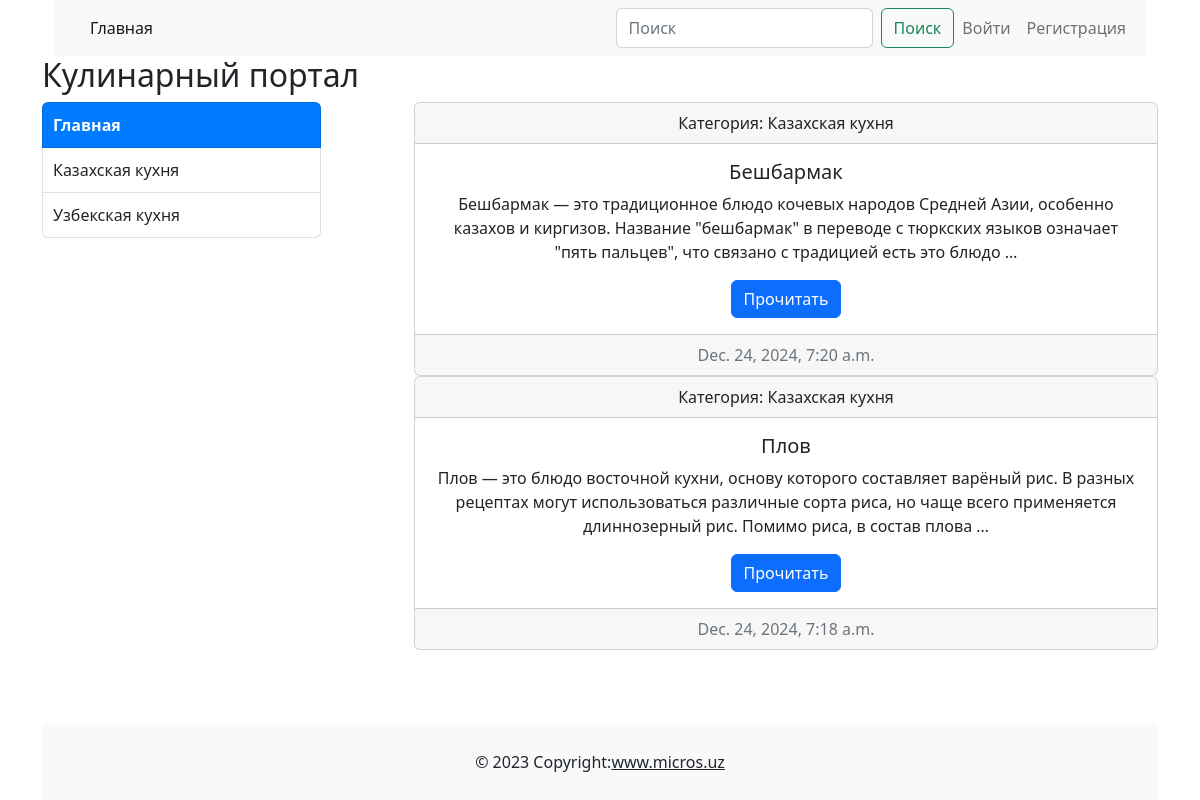
The page / on the database its author committed.
### main/models.py (models this page shows, shortened)
class Category(models.Model):
    name= models.CharField(max_length=100, unique=True)
    slug = models.SlugField(max_length=100, unique=True)
    def get_absolute_url(self):
        return reverse('main:category', kwargs={"category_slug": self.slug})

class Post(models.Model):
    title = models.CharField(max_length=255, unique=True)
    slug = models.SlugField(max_length=255, unique=True)
    photo = models.ImageField(upload_to='photo/%y/%m/%d', blank=True, null=True)
    author = models.ForeignKey(CustomUser, on_delete=models.CASCADE)
    category = models.ForeignKey('Category', on_delete=models.CASCADE, related_name='posts')
    content = models.TextField()
    created_at = models.DateTimeField(auto_now_add=True)
    updated_at = models.DateTimeField(auto_now=True)
    available = models.BooleanField(default=True)
    class Meta:
        ordering = ['-created_at']
        verbose_name = 'Post'
        verbose_name_plural = 'Posts'
    def get_absolute_url(self):
        return reverse("main:detail_page", kwargs={"post_slug": self.slug})

### main/views.py (the view)
# urls.py: path('', views.index, name='index'),
def index(request, category_slug=None):
    category = None
    categories = Category.objects.all()
    posts = Post.objects.filter(available=True)
    if category_slug:
        category = get_object_or_404(Category, slug=category_slug)
        posts = posts.filter(category=category)
    data = {
        'title': 'Home',
        'posts': posts,
        'categories': categories,
        'category': category
    }
    return render(request, 'main/index.html', data)

### main/templates/main/index.html (shortened to what this page needs)
{% extends "base.html" %}
{% load static %}
{% block content %}
            <h2>Кулинарный портал</h2>
            <div class="d-flex justify-content-between">
                <div class="col-3">
                    <ul class="list-group">
                        <li class="list-group-item {% if not category %}selected{% endif %}">
                            <a href="{% url 'main:index' %}">Главная</a>
                        </li>
                        {% for c in categories %}
                            <li class="list-group-item {% if c.slug == category.slug %}selected{% endif %}">
                                <a href="{{ c.get_absolute_url }}" class="list-group-item-action">{{ c.name }}</a>
                            </li>
                        {% endfor %}
                    </ul>
                </div>
                <div class="col-8">
                     {% for post in posts %}
                        <div class="card text-center"><div class="card-header">Категория: {{post.category.name}}</div>
                            <div class="card-body"><h5 class="card-title">{{ post.title }}</h5><p class="card-text">{{ post.content|truncatewords:30 }}</p><a href="{{ post.get_absolute_url }}" class="btn btn-primary">Прочитать</a></div>
                            <div class="card-footer text-muted">{{ post.updated_at }}</div>
                        </div>
                     {% endfor %}
            </div>
{% endblock content %}

### main/static/main/css/styles.css (style rules this page uses)
html, body { height: 100%; margin: 0; display: flex; flex-direction: column; }
.list-group-item { padding: 10px; background-color: transparent; }
.list-group-item a { text-decoration: none; color: inherit; background-color: transparent; }
.selected { background-color: #007bff; color: white; font-weight: bold; }
.selected a { color: white; text-decoration: none; background-color: transparent; }

### rows shown on the page
Category: name "Казахская кухня"
Category: name "Узбекская кухня"
Post: category.name "Казахская кухня", title "Бешбармак", content "Бешбармак — это традиционное блюдо кочевых народов Средней Азии, особенно казахов и киргизов. Название \"бешбармак\" в переводе с тюркских языков означает \"пять пальцев\", что связано с традицией есть это блюдо …", updated_at "Dec. 24, 2024, 7:20 a.m."
Post: category.name "Казахская кухня", title "Плов", content "Плов — это блюдо восточной кухни, основу которого составляет варёный рис. В разных рецептах могут использоваться различные сорта риса, но чаще всего применяется длиннозерный рис. Помимо риса, в состав плова …", updated_at "Dec. 24, 2024, 7:18 a.m."
